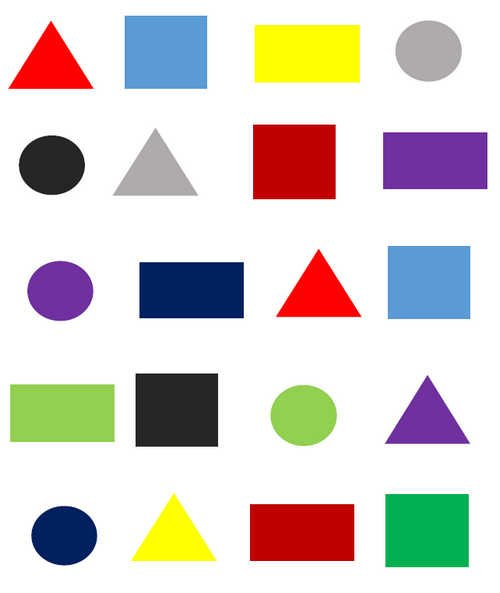
#> input picture 4f94bdaab13d7863212c.jpg, 500 x 593 px
$ python gia.py
#> lines starting #> are read from the running program, lines starting #| are printed output that depends on the picture; after the words box and inside, x2 and y2 are one past the last pixel; in counts of white or black regions, pixels touching at a corner belong together
import cv2
import numpy as np

# printing each shapes by dectecting contours, categorize, corner points, area
path = "4f94bdaab13d7863212c.jpg"
img = cv2.imread(path)
#> img is the input picture: shape (593, 500, 3); mean B, G, R 203.6, 208.5, 214.6
# copy original image
imgContour = img.copy()

# convert into grey scale and then find edges -> corner points
imgGray = cv2.cvtColor(img, cv2.COLOR_BGR2GRAY)
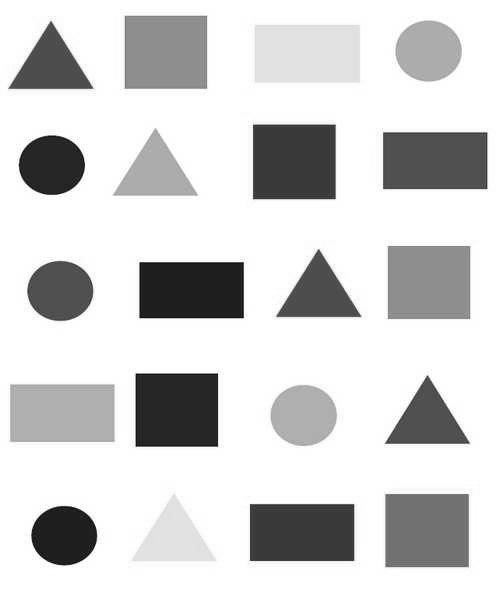
#> imgGray: shape (593, 500); min 0, max 255, mean 209.8
imgBlur = cv2.GaussianBlur(imgGray, (7, 7), 1)
# fine edges
imgCanny = cv2.Canny(imgBlur, 50, 50)
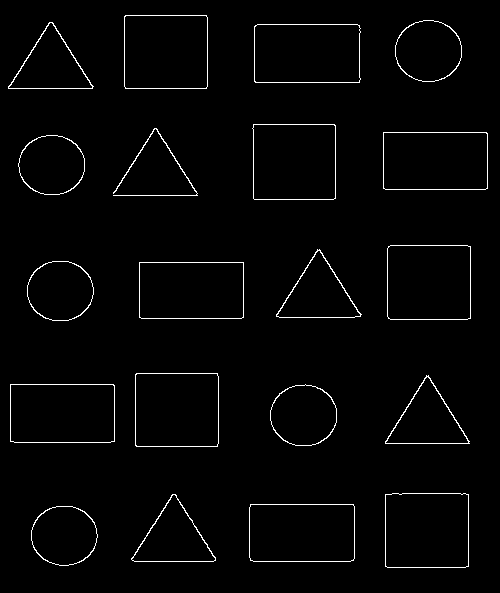
#> imgCanny: shape (593, 500); 2% white in thin lines or dots, all inside (x1, y1, x2, y2) = (8, 15, 488, 568)


# get contour
def getContours(img):
    contours, hierarchy = cv2.findContours(img, cv2.RETR_EXTERNAL, cv2.CHAIN_APPROX_NONE)
#> contours = 20 contours; largest, box (x1, y1, x2, y2) and area: (252, 124, 336, 200) 6148, (387, 245, 471, 320) 6129, (385, 493, 469, 568) 6124, (254, 24, 361, 83) 6090, (124, 15, 208, 89) 6054
    for cnt in contours:
        # find area
        area = cv2.contourArea(cnt)
        print(area)
        if area > 500:
            cv2.drawContours(imgContour, cnt, -1, (255, 0, 0), 3)  # -1 to draw all the contours
            # calculate curve length -> corners of edges and shape
            peri = cv2.arcLength(cnt, True)
            print(peri)
            # approximate corner points (how many)
            approx = cv2.approxPolyDP(cnt, 0.02 * peri, True)
            print(len(approx))
            # objects cornets
            objCor = len(approx)
            # creat a bounding box around detected objects
            x, y, w, h = cv2.boundingRect(approx)
            # define objects
            if objCor == 3:
                objectType = "Triangle"
            elif objCor == 4:
                aspRatio = w / float(h)
                if aspRatio > 0.95 and aspRatio < 1.05:
                    objectType = "Square"
                else:
                    objectType = "Rectangle"
            elif objCor > 4:
                objectType = "Circle"
            else:
                objectType = "None"
            # write
            cv2.rectangle(imgContour, (x, y), (x + w, y + h), (0, 255, 0), 2)
            cv2.putText(imgContour, objectType, (x + (w / 2) - 10, y + (y / 2) - 10), cv2.FONT_HERSHEY_COMPLEX, 0.7,
                        (0, 0, 0), 2)
#> this loop made 20 passes
#> (area, peri, approx, objCor, x, y, w, h) on passes 2, 4, 6, 8, 9, 12, 14, 16: (5970, 320.5, [[250, 504], [250, 560], [353, 560], [353, 504]], 4, 250, 504, 104, 57), (6124, 313.3, [[385, 494], [385, 566], [468, 566], [468, 494]], 4, 385, 494, 84, 73), (6024.5, 322.2, [[10, 384], [10, 441], [114, 441], [113, 384]], 4, 10, 384, 105, 58), (6053, 309.7, [[135, 374], [136, 446], [217, 446], [217, 373]], 4, 135, 373, 83, 74), (5821, 318.8, [[139, 262], [139, 317], [243, 317], [243, 262]], 4, 139, 262, 105, 56), (6129, 310.5, [[388, 246], [388, 318], [470, 318], [470, 246]], 4, 388, 246, 83, 73), (5924.5, 320.2, [[383, 132], [383, 188], [487, 188], [486, 132]], 4, 383, 132, 105, 57), (6148.5, 313.1, [[253, 124], [254, 199], [335, 198], [334, 124]], 4, 253, 124, 83, 76)
#> (area, peri, approx, objCor, x, y, w, h) on passes 3, 7, 11, 18: (3002, 252.8, [[131, 558], [215, 560], [175, 494]], 3, 131, 494, 85, 67), (2967, 257.6, [[385, 441], [469, 443], [428, 375]], 3, 385, 375, 85, 69), (3014, 256.5, [[276, 314], [361, 314], [319, 249]], 3, 276, 249, 86, 66), (2936.5, 253.4, [[8, 86], [93, 86], [52, 22]], 3, 8, 22, 86, 65)
#> (printed output is left out)
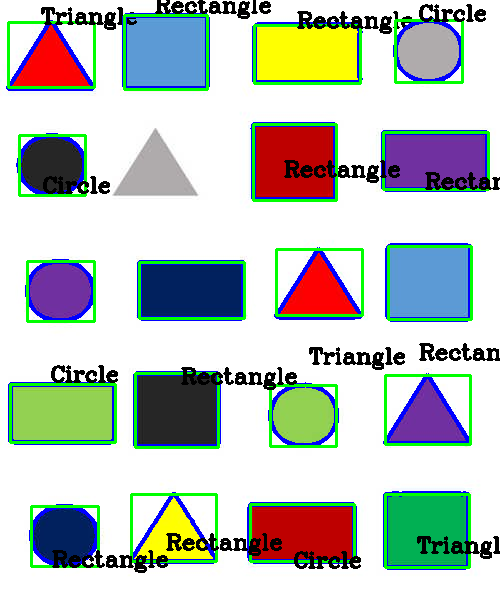
#> imgContour: shape (593, 500, 3); 13.56% of pixels changed, all inside (x1, y1, x2, y2) = (6, 0, 500, 573)


getContours(imgCanny)
# imgBlank = np.zeros((400,400), np.uint8)
# imgBlank = cv2.cvtColor(imgBlank, cv2.COLOR_GRAY2BGR)

imgStack = np.hstack((img, imgContour))
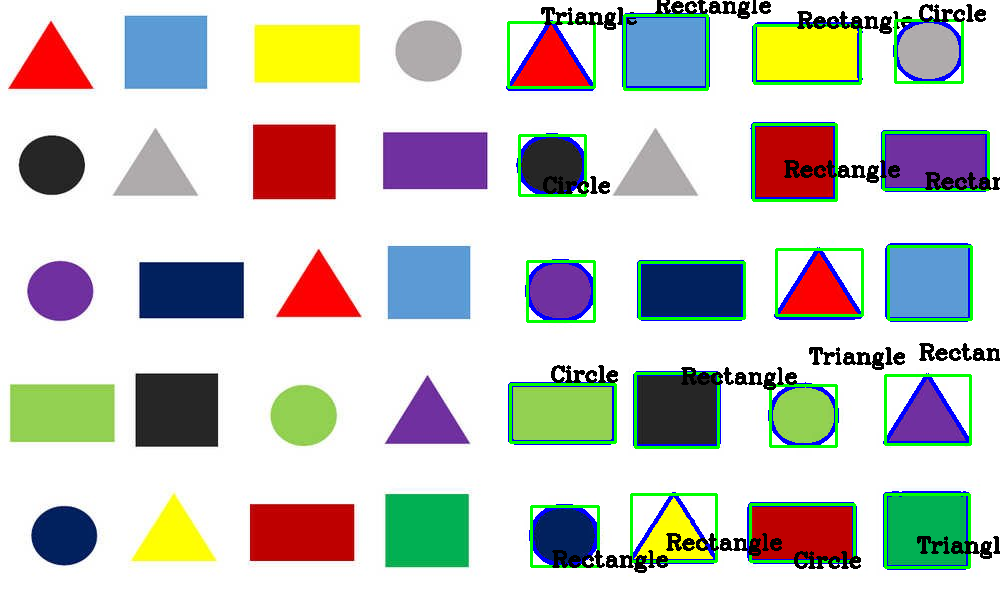
#> imgStack: shape (593, 1000, 3); mean B, G, R 196, 202.2, 200.7

cv2.imshow("Stack", imgStack)
cv2.waitKey(0)
